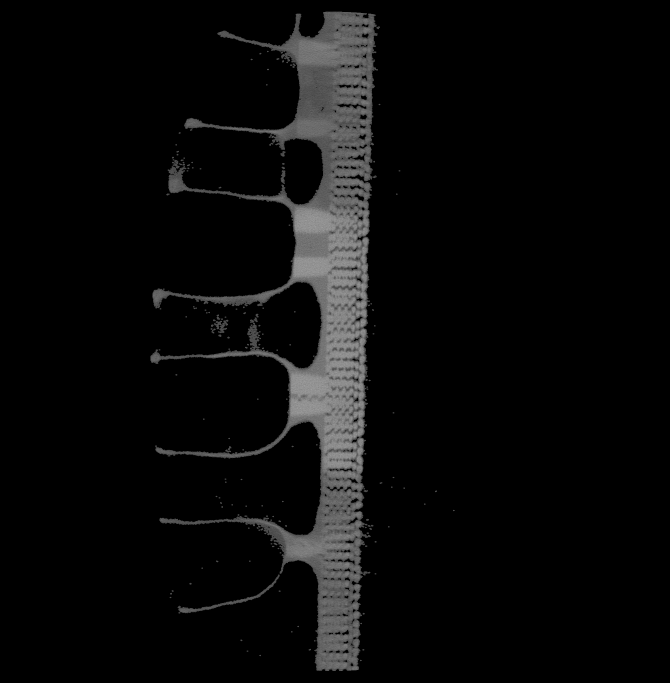
#> input picture image.png, 2008 x 2048 px, given in place of 0840.tiff, which was not available (shown at 1/3 size); the run also reads 1 picture not shown here
$ jupyter execute --allow-errors honeycomb-analysis.ipynb   (text cells are left out)
#> lines starting #> are read from the running program, lines starting #| are printed output that depends on the picture; after the words box and inside, x2 and y2 are one past the last pixel; in counts of white or black regions, pixels touching at a corner belong together; pictures that were not available may be replaced by others from this repository, and a replacement may not be noted
#> further down, img is the input picture: shape (2048, 2008); min 0, max 172, mean 10.2
[cell 1]
import numpy as np
import math
import cv2
import os
import seaborn as sns
import pandas as pd

import matplotlib.pyplot as plt
from tqdm import tqdm
from pathlib import Path

from skimage.feature import local_binary_pattern

from scipy.signal.windows import gaussian
from scipy.signal import argrelextrema

from PIL import Image
from PIL.TiffTags import TAGS

[cell 2]
def my_imshow(rows, cols, images, cmap='gray'):
    """
    This function displays images in a (rows x cols) grid.

    Parameters:
    rows (int): The number of rows in the grid of subplots.
    cols (int): The number of columns in the grid of subplots.
    images (list): A list of images to display row by row on the grid.
    cmap (string): Custom colur map for imshow(). Default: 'gray'

    Returns:
    No return value.
    """
    # Handle boundary conditions
    if len(images) > rows * cols:
        raise Exception('Number of images passed exceeds dimensions of grid')

    subfigs = []
    fig = plt.figure(figsize = (cols * 7, rows * 7))

    # Add subplots into the grid
    for i in range(rows):
        for j in range(cols):
            subfigs.append(fig.add_subplot(rows, cols, i * cols + j + 1))

    # Show images on the subplots created
    for i in range(len(images)):
        if cmap == 'gray':
            subfigs[i].imshow(images[i], cmap='gray', vmin=0, vmax=255)
        else:
            subfigs[i].imshow(images[i], cmap=cmap)

# [102 lines left out: functions write_tiff, get_tiff_dict, get_png_dict, create_tiff_videos, not called in this run]

def normalize(img):
    """
    Normalize the image to improve contrast

    Parameters:
    img (np.ndarray): Input image to normalize

    Returns:
    img (np.ndarray): Normalized input image
    """
    return cv2.equalizeHist(img)

[cell 3]
# Define global variables used further in the notebook
dataset_root = '../input/'
dataset_paths = ['s_o5', 's_o75', 's_1', 's_1o25', 's_1o5', 's_1o75', 's_2', 's_3', 's_3']

[cell 4]
# create_tiff_videos('/media/chethan749/Honeycomb/combined/')

[cell 5]
# Get the foreground image using histogram thresholding
# Foreground - Honeycomb, Plastic frame
# Background - Air
def get_hist_fg(img):
    """
    This function computes the foreground mask for a single unprocessed dataset image.

    Parameters:
    img (np.ndarray): A unprocessed image from the dataset.

    Returns:
    mask (np.ndarray): Foreground mask (excludes air pixels).
    hist (np.ndarray): Histogram of the image.
    start (int): Foreground threshold pixel intensity.
    """
    # Gaussian blur to reduce image noise
    blurred_img = cv2.GaussianBlur(img, (7, 7), 0)

    # Calculate histogram of image
    hist = cv2.calcHist([blurred_img], [0], None, [256], [0,256])
#> hist = 256 values, max 3647918 at index 0, min 0 at index 155, mean 16064
    hist = np.squeeze(hist)
    hist[0] = 0

    # Find the pixel intensity (x-value) corresponding to the highest peak
    # The pixel-intensities falling under this peak correspond to air
    peak = np.argmax(hist)
#> peak = 1

    # Heuristic to find the pixel-intensity corresponding to the right-side base of the peak
    start = peak + 3
#> start = 4
    derivative = np.gradient(hist)
#> derivative = 256 values, max 8384 at index 0, min -3049 at index 2, mean 16.38
    slope = derivative[start]
#> slope = 99.5

    for i in range(peak + 3, 256):
        if derivative[i] / slope < 0.025:
            break
        start += 1
#> this loop made 2 passes
#> start on pass 1: 5
#> after the loop, start = 5

    # Morphological operations to remove noise and enhance the foreground
    mask = np.where(img > start, 255, 0).astype(np.uint8)
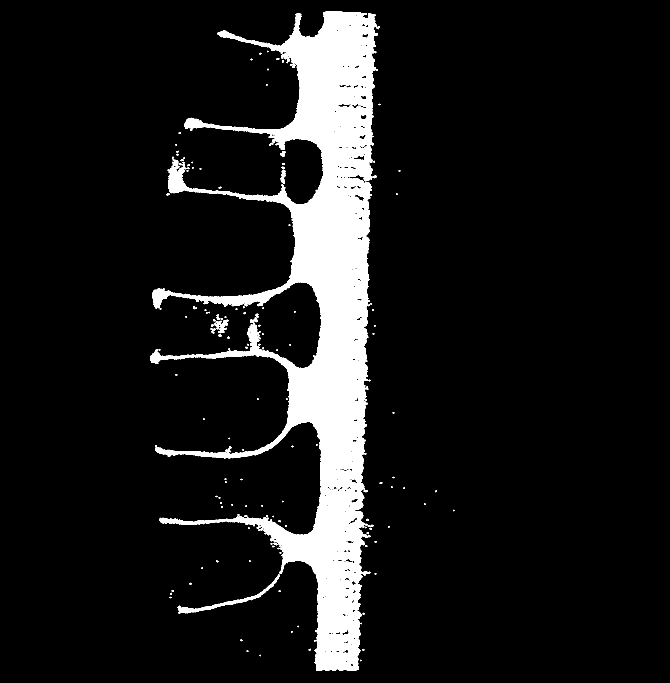
#> mask: shape (2048, 2008) (shown at 1/3 size); 9.7% white; 166 white regions (78 under 20 px), largest, box (x1, y1, x2, y2) and area: (451, 35, 1134, 2013) 391554, (533, 1723, 839, 1840) 3113, (642, 959, 685, 1000) 825
    mask = cv2.morphologyEx(mask, cv2.MORPH_OPEN, cv2.getStructuringElement(cv2.MORPH_ELLIPSE,(3,3)))
#> mask: shape (2048, 2008); 9.7% white; 176 white regions (102 under 20 px), largest, box (x1, y1, x2, y2) and area: (451, 35, 1134, 2013) 390750, (533, 1723, 839, 1840) 3100, (642, 959, 685, 1000) 804
    mask = cv2.dilate(mask, cv2.getStructuringElement(cv2.MORPH_ELLIPSE,(3,3)), 0)
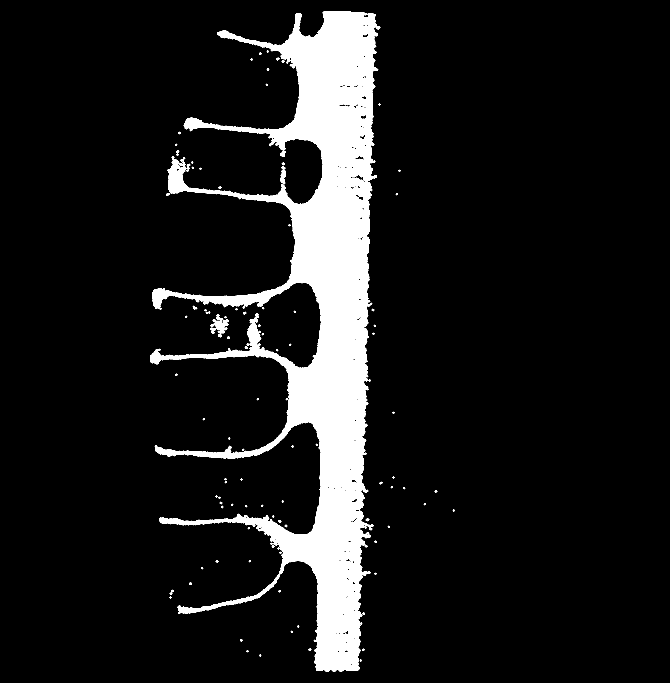
#> mask: shape (2048, 2008) (shown at 1/3 size); 10.2% white; 127 white regions, largest, box (x1, y1, x2, y2) and area: (450, 34, 1135, 2014) 409116, (532, 1722, 840, 1842) 3788, (641, 958, 686, 1001) 1056
    mask = cv2.morphologyEx(mask, cv2.MORPH_OPEN, cv2.getStructuringElement(cv2.MORPH_ELLIPSE,(5,5)))
#> mask: shape (2048, 2008); 10.1% white; 146 white regions (71 under 20 px), largest, box (x1, y1, x2, y2) and area: (450, 34, 1134, 2014) 407659, (533, 1723, 840, 1841) 3764, (642, 958, 686, 1001) 1027

    return mask, hist, start

[cell 6]
# [63 lines left out: function histogram_thresh, not called in this run]

[cell 7]
# Placeholder to store the proporition of air pixels in each dataset
air_pixels_proportion_df_list = []

# Call histogram_thresh() on the required datasets
for dataset_path in dataset_paths:
    if os.path.isdir(dataset_root + dataset_path):
        air_pixels_proportion_df_list.append(histogram_thresh(dataset_root + dataset_path))

# Create a single dataset containing the proportion of air pixels for all datasets
#> (the rest of this cell did not finish here and is left out)

#> (a cell that did not finish here is left out)

[cell 9]
# img = cv2.imread('../input/s_o5/0500.tiff', cv2.IMREAD_GRAYSCALE)
# img = cv2.imread('../input/s_o75/0540.tiff')
img = cv2.imread('../input/s_1/0840.tiff', cv2.IMREAD_GRAYSCALE)
# [5 lines of commented-out code are left out]

mask, hist, thresh = get_hist_fg(img)
#> hist = 256 values, max 8384 at index 1, min 0 at index 0, mean 1814.3; thresh = 5
masked_image = cv2.bitwise_and(img, mask)
my_imshow(1, 3, [img, masked_image, mask])
#> the loop in my_imshow, `for i in range(len(images)):` made 3 passes
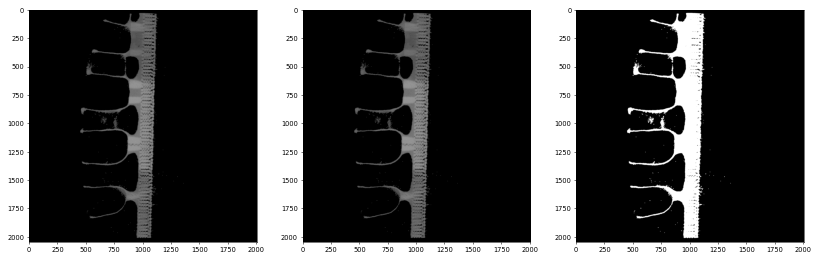
#> figure drawn by matplotlib, 3 panels

[cell 10]
# Create a pd.DataFrame containing all pixel intensities in the blurred image
hist_fg_image_df = pd.DataFrame(cv2.GaussianBlur(img, (7, 7), 0).flatten(), columns=['PixelIntensity'])
#> hist_fg_image_df = table of 4112384 rows and 1 columns
#> (the rest of this cell did not finish here and is left out)

[cell 11]
def get_plastic_mask_sliding_window(img, left, dilation_iters):
    """
    This function computes the plastic base mask for a single histogram-thresholded dataset image.

    Parameters:
    img (np.ndarray): A histogram thresholded image from the dataset.
    left (bool): Switch to indicate the relative position of the honeycomb to the plastic base.
    dilation_iters (int): A tunable parameter to control the degree of dilation while creating the mask.

    Returns:
    np.ndarray: Mask to use to filter out the plastic base.
    """
    mask = np.zeros(img.shape)
    plastic_rect = np.zeros(img.shape)

    kernel_rows = 300
    kernel_cols = 100

    # Create the kernel to identify the boundary of the plastic base and air
    kernel = np.ones((kernel_rows, kernel_cols))
    if left:
        kernel[:, 50:] = -1
        col_range = np.arange(img.shape[1] - kernel_cols, 0, -10)
    else:
        kernel[:, :50] = -1
        col_range = np.arange(0, img.shape[1] - kernel_cols, 10)

    # Convolve the image with the kernel by using it as a sliding window
    for i in range(0, img.shape[0] - kernel_rows, kernel_rows):
        highest = 0
        highest_index = -1
        for j in col_range:
            # Heuristic to mark the boundary of the plastic base and air
            if np.sum(img[i: i + kernel_rows, j: j + kernel_cols] * kernel) > highest:
                highest = np.sum(img[i: i + kernel_rows, j: j + kernel_cols] * kernel)
                highest_index = j

        if left:
            mask[i: i + kernel_rows, highest_index + 90: highest_index + 120] = 255
        else:
            mask[i: i + kernel_rows, highest_index: highest_index + 30] = 255

    # Convolve the last strip that gets excluded above
    i = img.shape[0] - kernel_rows
    highest = 0
    highest_index = -1
    for j in col_range:
        # Heuristic to mark the boundary of the plastic base and air
        if np.sum(img[i: i + kernel_rows, j: j + kernel_cols] * kernel) > highest:
            highest = np.sum(img[i: i + kernel_rows, j: j + kernel_cols] * kernel)
            highest_index = j

    if left:
        mask[i: i + kernel_rows, highest_index + 90: highest_index + 120] = 255
    else:
        mask[i: i + kernel_rows, highest_index: highest_index + 30] = 255

    # Create a contour of the identified boundary
    contours, _ = cv2.findContours(mask.astype(np.uint8), cv2.RETR_TREE, cv2.CHAIN_APPROX_SIMPLE)
    max_contour_wo_dilation = max(contours, key = cv2.contourArea)

    # Find the bounding box for this contour
    rect = cv2.minAreaRect(max_contour_wo_dilation)
    box = cv2.boxPoints(rect)
    plastic_box_wo_dilation = np.intp(box)

    # Dilate to create the final mask
    cv2.drawContours(plastic_rect, [plastic_box_wo_dilation], -1, (255, 255, 255), -1)

    dilated_result = cv2.dilate(plastic_rect.astype(np.uint8), cv2.getStructuringElement(cv2.MORPH_ELLIPSE,(25,25)), iterations = dilation_iters)

    return dilated_result

[cell 12]
def get_plastic_mask_sliding_window_o5x(img, left, dilation_iters):
    """
    This function computes the plastic base mask for a single histogram-thresholded o5x or o75x image.
    We have a separate function for o5x and o75x because it is not as clean as the other datasets and needs special handling.

    Parameters:
    img (np.ndarray): A histogram thresholded image from the dataset.

    Returns:
    np.ndarray: Mask to use to filter out the plastic base.
    """
    mask = np.zeros(img.shape)
    plastic_rect = np.zeros(img.shape)

    kernel_rows = 300
    kernel_cols = 100

    # Create the kernel to identify the boundary of the plastic base and air
    kernel = np.ones((kernel_rows, kernel_cols))
    # o5x data
    kernel[:, 35:65] = -1
    if left:
        col_range = np.arange(img.shape[1] - kernel_cols, 0, -10)
    else:
        col_range = np.arange(0, img.shape[1] - kernel_cols, 10)

    # Convolve the image with the kernel by using it as a sliding window
    for i in range(0, img.shape[0] - kernel_rows, kernel_rows):
        highest = 0
        highest_index = -1
        for j in col_range:
            # Heuristic to mark the boundary of the plastic base and air
            if np.sum(img[i: i + kernel_rows, j: j + kernel_cols] * kernel) > highest:
                highest = np.sum(img[i: i + kernel_rows, j: j + kernel_cols] * kernel)
                highest_index = j

        if left:
            mask[i: i + kernel_rows, highest_index + 90: highest_index + 120] = 255
        else:
            mask[i: i + kernel_rows, highest_index: highest_index + 30] = 255

    # Convolve the last strip that gets excluded above
    i = img.shape[0] - kernel_rows
    highest = 0
    highest_index = -1
    for j in col_range:
        # Heuristic to mark the boundary of the plastic base and air
        if np.sum(img[i: i + kernel_rows, j: j + kernel_cols] * kernel) > highest:
            highest = np.sum(img[i: i + kernel_rows, j: j + kernel_cols] * kernel)
            highest_index = j

    if left:
        mask[i: i + kernel_rows, highest_index + 90: highest_index + 120] = 255
    else:
        mask[i: i + kernel_rows, highest_index: highest_index + 30] = 255

    # Create a contour of the identified boundary
    contours, _ = cv2.findContours(mask.astype(np.uint8), cv2.RETR_TREE, cv2.CHAIN_APPROX_SIMPLE)
    max_contour_wo_dilation = max(contours, key = cv2.contourArea)

    # Find the bounding box for this contour
    rect = cv2.minAreaRect(max_contour_wo_dilation)
    box = cv2.boxPoints(rect)
    plastic_box_wo_dilation = np.intp(box)

    # Dilate to create the final mask
    cv2.drawContours(plastic_rect, [plastic_box_wo_dilation], -1, (255, 255, 255), -1)
    dilated_result = cv2.dilate(plastic_rect.astype(np.uint8), cv2.getStructuringElement(cv2.MORPH_ELLIPSE,(25,25)), iterations = dilation_iters)

    return dilated_result

[cell 13]
# [55 lines left out: function filter_out_plastic_base, not called in this run]

[cell 14]
# We are not doing o5x here because the data is not as clean and therefore we have a separate function to remove
# the plastic starter for o5x
plastic_base_mask_parameters = {
    's_o5': [True, 9], # o5x
    's_o75': [False, 7], # o75x
    's_1': [True, 14], # 1x
    's_1o25': [True, 13], # 1o25x
    's_1o5': [True, 13], # 1o5x
    's_1o75': [False, 13], # 1o75x
    's_2': [True, 9], # 2x
    's_3': [True, 18], # 3x
}

# Mask out the plastic base for the required datasets
dataset_root = '../input/'

for dataset_path in dataset_paths:
    if os.path.isdir(dataset_root + dataset_path + '/hist_threshold'):
        filter_out_plastic_base(dataset_root + dataset_path, plastic_base_mask_parameters[dataset_path][0], plastic_base_mask_parameters[dataset_path][1])

[cell 15]
img = cv2.imread('../input/s_1/hist_threshold/tiff/840.tiff', cv2.IMREAD_GRAYSCALE)
# [5 lines of commented-out code are left out]

#> (the rest of this cell did not finish here and is left out)

[cell 16]
img = cv2.imread('../input/s_o5/hist_threshold/tiff/149.tiff', cv2.IMREAD_GRAYSCALE)
# img = cv2.imread('../input/s_o75/hist_threshold/tiff/440.tiff', cv2.IMREAD_GRAYSCALE)

#> (the rest of this cell did not finish here and is left out)

[cell 17]
def segment_plastic_cell_edges(img, sigma, length):
    """
    This function finds and segments the plastic cell edges for an input image where the plastic base is removed.
    The image histogram is smoothed and its minima are found to identify the segmenatation threshold.

    Parameters:
    img (np.ndarray): A histogram thresholded image from the dataset.
    sigma (float): Sigma for the Gaussian convolution kernel.
    length (int): Length of Gaussian convolution kernel.

    Returns:
    mask (np.ndarray): Mask to use to filter out the plastic base.
    curve (np.ndarray): A 1-d numpy array containing the Gaussian smoothed histogram.
    threshold (int): Segmentation threshold for plastic cell edges.
    """
    norm = normalize(img)
    blurred_img = cv2.GaussianBlur(norm, (3, 3), 0)

    # Form the Gaussian smoothing kernel
    kernel = gaussian(length, sigma)
    kernel /= np.sum(kernel)

    # Calculate the histogram of the blurred image
    hist = cv2.calcHist([blurred_img[blurred_img > 0]],[0],None,[256],[0,256])
    hist = np.squeeze(hist)

    # Smooth the image histogram with a Gaussian kernel
    curve = np.convolve(hist, kernel, 'same')

    # Compute the minima of the smoothed image histogram and identify the threshold value
    minima = argrelextrema(curve, np.less)[0]
    threshold = minima[-1]
    # Check if minimum returned is a false positive
    if curve[threshold] > curve[threshold - 10] or curve[threshold] > curve[threshold + 10 if threshold + 10 < 256 else 255]:
        threshold = minima[-2]

    # Enhance the mask
    mask = np.where(norm > (threshold + 20), 255, 0).astype(np.uint8)
    mask = cv2.morphologyEx(mask, cv2.MORPH_CLOSE, cv2.getStructuringElement(cv2.MORPH_ELLIPSE,(3,3)))
    mask = cv2.morphologyEx(mask, cv2.MORPH_OPEN, cv2.getStructuringElement(cv2.MORPH_ELLIPSE,(7,7)))
    mask = cv2.dilate(mask, cv2.getStructuringElement(cv2.MORPH_ELLIPSE,(5,5)), iterations = 1)

    # Highlight the plastic cell edges


    return mask, curve, threshold

[cell 18]
def segment_plastic_cell_edges_o5x(tiff_image):
    """
    This function finds and segments the plastic cell edges for a o5x dataset image where the plastic base is removed.
    We write a separate function for o5x becasue the dataset is not as clean and requires special handling.

    Parameters:
    tiff_image (np.ndarray): A histogram thresholded TIFF image from the o5x dataset.

    Returns:
    np.ndarray: Mask to use to filter out the plastic cell edges.
    """
    img = cv2.GaussianBlur(tiff_image, (5, 5), 0)

    mask = np.logical_and(img > 21000, img < 22500) * 255
    mask = mask.astype(np.uint8)
    mask = cv2.morphologyEx(mask, cv2.MORPH_OPEN, cv2.getStructuringElement(cv2.MORPH_ELLIPSE,(3,3)))
    mask = cv2.dilate(mask, cv2.getStructuringElement(cv2.MORPH_ELLIPSE,(5,5)), iterations = 1)

    contours, _ = cv2.findContours(mask.astype(np.uint8), cv2.RETR_TREE, cv2.CHAIN_APPROX_SIMPLE)
    valid_contours = []
    for contour in contours:
        if cv2.contourArea(contour) > 2000:
            valid_contours.append(contour)

    plastic_segments = np.zeros((img.shape[0], img.shape[1], 3), dtype = np.uint8)
    plastic_segments = cv2.drawContours(plastic_segments, valid_contours, -1, (255, 255, 255), -1)
    plastic_segments = cv2.cvtColor(plastic_segments, cv2.COLOR_BGR2GRAY)
    plastic_segments = cv2.morphologyEx(plastic_segments, cv2.MORPH_OPEN, cv2.getStructuringElement(cv2.MORPH_ELLIPSE,(7,7)))

    return plastic_segments

[cell 19]
# Driver code to segment edges of plastic starter
# [58 lines left out: function segment_plastic_cell_edges_driver, not called in this run]

[cell 20]
# Segment the plastic cell edges for the required datasets
for dataset in dataset_paths:
    if os.path.isdir(dataset_root + dataset + '/plastic_base_masked'):
        segment_plastic_cell_edges_driver(dataset_root + dataset)

[cell 21]
# img = cv2.imread('../input/s_o75/plastic_base_masked/tiff/275.tiff', cv2.IMREAD_GRAYSCALE)
img = cv2.imread('../input/s_1/plastic_base_masked/tiff/840.tiff', cv2.IMREAD_GRAYSCALE)
# [5 lines of commented-out code are left out]

#> (the rest of this cell did not finish here and is left out)

[cell 22]
path = '../input/s_o5/plastic_base_masked/tiff/1415.tiff'

img = cv2.imread(path, cv2.IMREAD_GRAYSCALE)
tiff_image = cv2.imread(path, -1)

#> (the rest of this cell did not finish here and is left out)

#> (a cell that did not finish here is left out)
